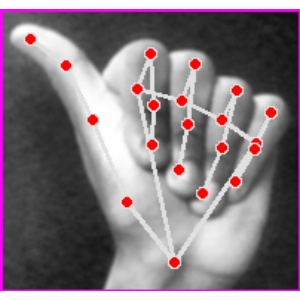
#> input picture data/raheel_raw/A/Image_24_1730897394320.jpg, 300 x 300 px
$ python -i capture_optimised_mac.py   (imports and definitions only)
#> lines starting #> are read from the running program, lines starting #| are printed output that depends on the picture
#> further down, picture is the input picture: shape (300, 300, 3); mean B, G, R 125.1, 118.4, 129.7
import time
import math
import numpy as np
from cvzone.HandTrackingModule import HandDetector
import cv2
import os
import platform

# Setup camera capture
# [3 lines not run here, left out]

# Initialize Hand Detector
# [1 line that did not run here, left out]

# Parameters
offset = 20
imgSize = 300
counter = 0

# Define folder path based on operating system
if platform.system() == "Windows":
    folder = "E:/Projects/Sign Language Project/SignSpeak/data/raheel_raw/X"
else:
    folder = "/Users/raheel/Developer/LYPROJECT/SignSpeak/data/raheel_raw/B"

# Ensure folder exists
# [3 lines not run here, left out]
# Function for preprocessing image to reduce lighting dependence
def preprocess_image(img):
    imgGray = cv2.cvtColor(img, cv2.COLOR_BGR2GRAY)
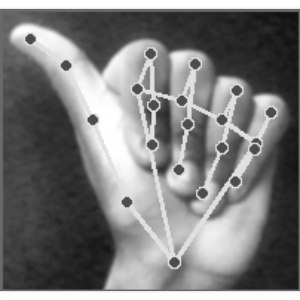
#> imgGray: shape (300, 300); min 16, max 255, mean 122.5
    clahe = cv2.createCLAHE(clipLimit=2.0, tileGridSize=(8, 8))
    imgEqualized = clahe.apply(imgGray)
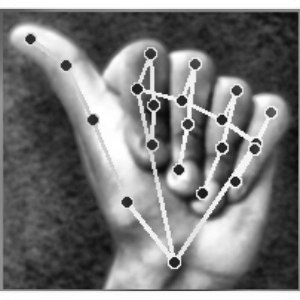
#> imgEqualized: shape (300, 300); min 9, max 255, mean 121.1
    imgBlurred = cv2.GaussianBlur(imgEqualized, (5, 5), 0)
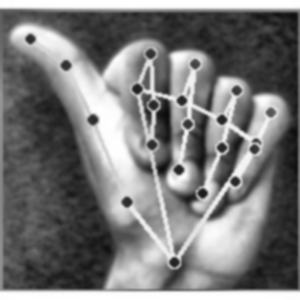
#> imgBlurred: shape (300, 300); min 11, max 255, mean 121
    imgProcessed = cv2.cvtColor(imgBlurred, cv2.COLOR_GRAY2BGR)
    return imgProcessed

# Main loop
# [64 lines not run here, left out]

>>> import cv2
>>> picture = cv2.imread('../../data/raheel_raw/A/Image_24_1730897394320.jpg')
>>> result = preprocess_image(picture)

$ run again, on data/raheel_raw/A/Image_28_1730897704636.jpg
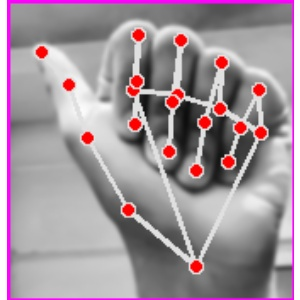
#> input picture data/raheel_raw/A/Image_28_1730897704636.jpg, 300 x 300 px
#> picture is the input picture: shape (300, 300, 3); mean B, G, R 155.5, 147.5, 161.7
#> in preprocess_image, `imgGray = cv2.cvtColor(img, cv2.COLOR_BGR2GRAY)`:
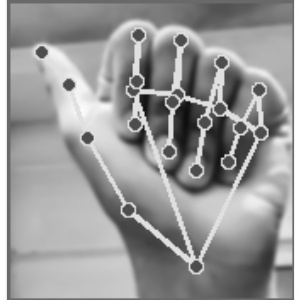
#> imgGray: shape (300, 300); min 13, max 255, mean 152.6
#> in preprocess_image, `imgBlurred = cv2.GaussianBlur(imgEqualized, (5, 5), 0)`:
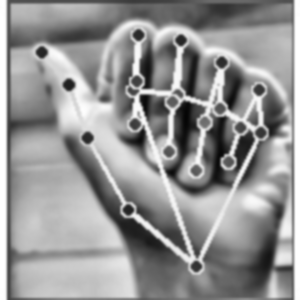
#> imgBlurred: shape (300, 300); min 5, max 255, mean 148.8

$ run again, on data/raheel_raw/A/Image_31_1730897395948.jpg
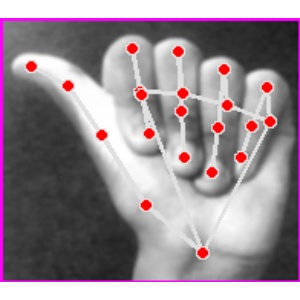
#> input picture data/raheel_raw/A/Image_31_1730897395948.jpg, 300 x 300 px
#> picture is the input picture: shape (300, 300, 3); mean B, G, R 145.1, 138.1, 149.9
#> in preprocess_image, `imgGray = cv2.cvtColor(img, cv2.COLOR_BGR2GRAY)`:
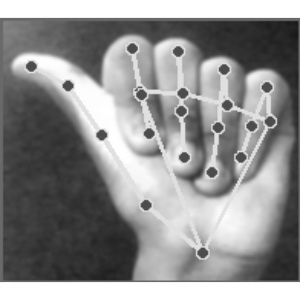
#> imgGray: shape (300, 300); min 23, max 255, mean 142.4
#> in preprocess_image, `imgBlurred = cv2.GaussianBlur(imgEqualized, (5, 5), 0)`:
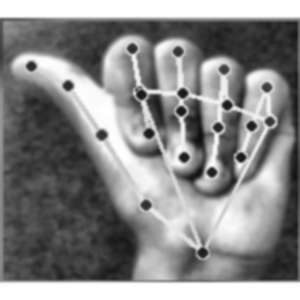
#> imgBlurred: shape (300, 300); min 13, max 255, mean 136.4

$ run again, on data/raheel_raw/A/Image_3_1730896630684.jpg
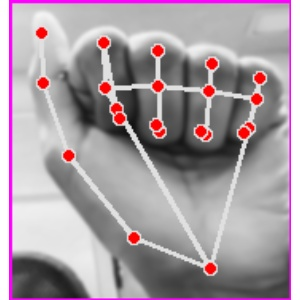
#> input picture data/raheel_raw/A/Image_3_1730896630684.jpg, 300 x 300 px
#> picture is the input picture: shape (300, 300, 3); mean B, G, R 161.7, 154.3, 166.8
#> in preprocess_image, `imgGray = cv2.cvtColor(img, cv2.COLOR_BGR2GRAY)`:
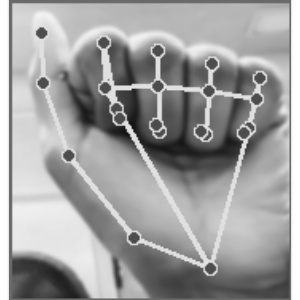
#> imgGray: shape (300, 300); min 15, max 255, mean 158.9
#> in preprocess_image, `imgBlurred = cv2.GaussianBlur(imgEqualized, (5, 5), 0)`:
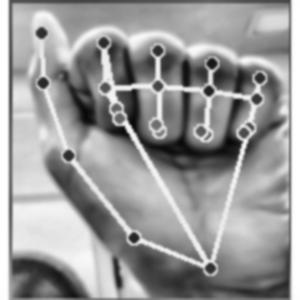
#> imgBlurred: shape (300, 300); min 8, max 255, mean 153.7
